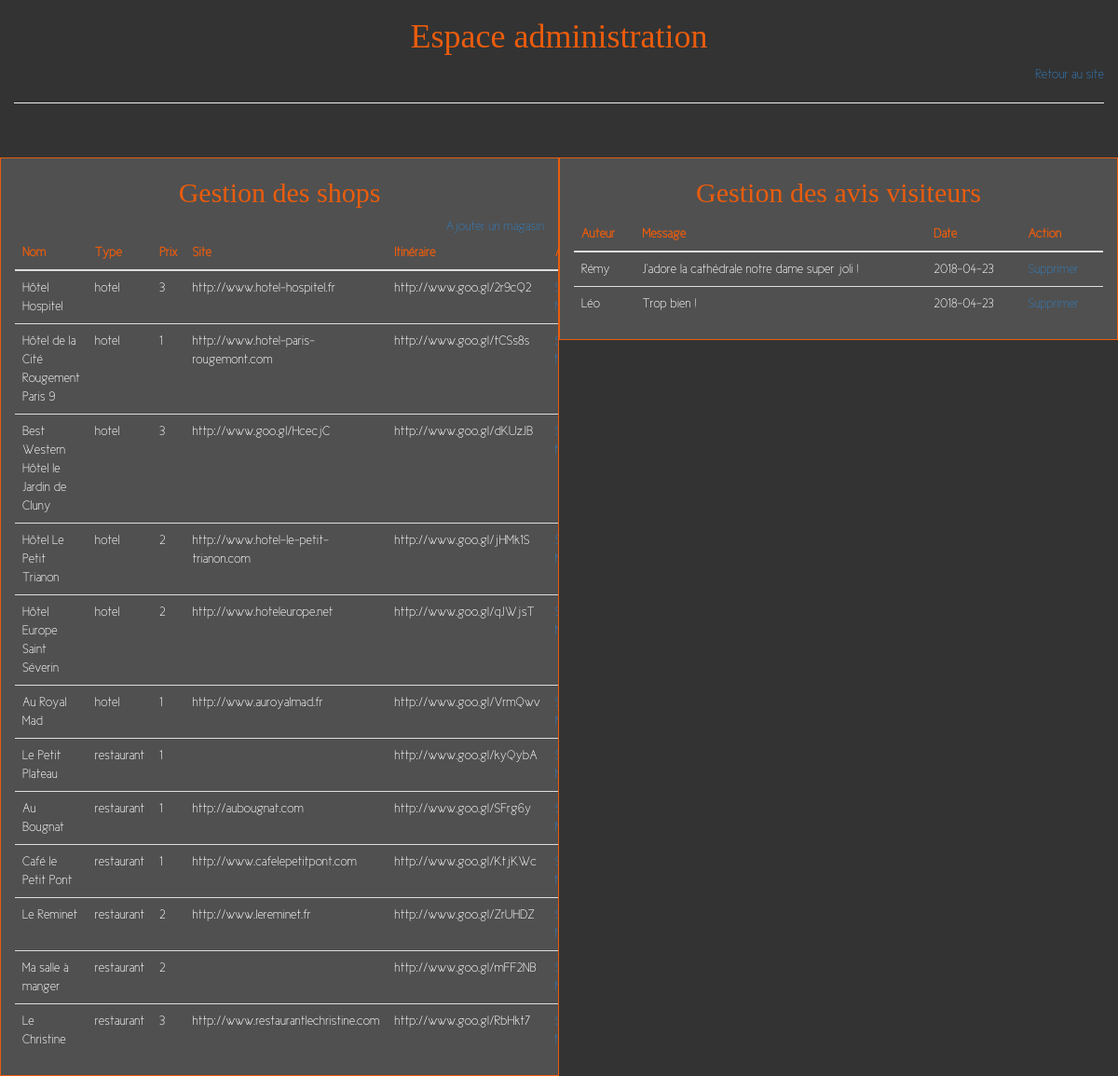
/admin/admin.php, run on the app's committed database.
### tables this page shows
CREATE TABLE `shops` (
  `id` int(11) NOT NULL,
  `name` varchar(40) NOT NULL,
  `type` varchar(20) NOT NULL,
  `price` int(11) NOT NULL,
  `website` varchar(65) DEFAULT NULL,
  `address` varchar(65) NOT NULL
);

CREATE TABLE `review` (
  `id` int(11) NOT NULL,
  `author` varchar(65) NOT NULL,
  `review` text NOT NULL,
  `date` date NOT NULL
);

### admin/admin.php (the view, shortened to what this page needs)
<?php
require 'connexionDb.php';
$sqlReview = 'SELECT * FROM review';
$reqReview = $db->query($sqlReview);
$sqlShops = 'SELECT * FROM shops ORDER BY type ASC';
$reqShops = $db->query($sqlShops);
?>
<!DOCTYPE html>
<html>
<head>
	<link rel="stylesheet" type="text/css" href="../vendor/bootstrap/css/bootstrap.min.css">
	<link rel="stylesheet" type="text/css" href="../public/css/style.css">
</head>
<body>
	<div class="container-fluid">
		<h1 class="text-center">Espace administration</h1>
		<a href="../index.php" class="pull-right">Retour au site</a><br><hr>
		<div class="row" style="margin-top: 5%">
			<div class="col-md-6 cool-box table-responsive">
				<h2 class="text-center">Gestion des shops</h2>
				<a class="pull-right" href="alterShop?action=add">Ajouter un magasin</a>
				<table class="table">
					<thead>
						<tr>
							<th>Nom</th>
							<th>Type</th>
							<th>Prix</th>
							<th>Site</th>
							<th>Itinéraire</th>
							<th>Action</th>
						</tr>
					</thead>
					<tbody style="color: white">
						<?php while ($data = $reqShops->fetch()) { ?>
							<tr>
								<td><?= $data['1'] ?></td>
								<td><?= $data['2'] ?></td>
								<td><?= $data['3'] ?></td>
								<td><?= $data['4'] ?></td>
								<td><?= $data['5'] ?></td>
								<td>
									<a href="alterShop.php?action=delete&target=<?= $data['0'] ?>">Supprimer</a>
									<a href="alterShop.php?action=update&target=<?= $data['0'] ?>">Modifier</a>
								</td>
							</tr>
						<?php } ?>
					</tbody>
				</table>
			</div>
			<div class="col-md-6 cool-box">
				<h2 class="text-center">Gestion des avis visiteurs</h2>
				<table class="table">
					<thead>
						<tr>
							<th>Auteur</th>
							<th>Message</th>
							<th>Date</th>
							<th>Action</th>
						</tr>
					</thead>
					<tbody style="color: white">
						<?php while ($data = $reqReview->fetch()) { ?>
							<tr>
								<td><?= $data['1'] ?></td>
								<td><?= $data['2'] ?></td>
								<td><?= $data['3'] ?></td>
								<td><a href="deleteReview.php?target=<?= $data['0'] ?>">Supprimer</a></td>
							</tr>
						<?php } ?>
					</tbody>
				</table>
			</div>
		</div>
	</div>
</body>
</html>

### public/css/style.css (style rules this page uses)
* { font-family: Cicle_Fina; }
h1, h2, h3, h4, h5, h6 { font-family: Dyno_Regular; }
html { overflow-x: hidden; }
body { height: 100%; }
.cool-box { background-color: #505050; border: 1px solid #EA5C0D; }

### data on the page
shops: name "Hôtel Hospitel", type "hotel", price "3", website "http://www.hotel-hospitel.fr", address "http://www.goo.gl/2r9cQ2"
shops: name "Hôtel de la Cité Rougement Paris 9", type "hotel", price "1", website "http://www.hotel-paris-rougemont.com", address "http://www.goo.gl/tCSs8s"
shops: name "Best Western Hôtel le Jardin de Cluny", type "hotel", price "3", website "http://www.goo.gl/HcecjC", address "http://www.goo.gl/dKUzJB"
shops: name "Hôtel Le Petit Trianon", type "hotel", price "2", website "http://www.hotel-le-petit-trianon.com", address "http://www.goo.gl/jHMk1S"
shops: name "Hôtel Europe Saint Séverin", type "hotel", price "2", website "http://www.hoteleurope.net", address "http://www.goo.gl/qJWjsT"
shops: name "Au Royal Mad", type "hotel", price "1", website "http://www.auroyalmad.fr", address "http://www.goo.gl/VrmQwv"
shops: name "Le Petit Plateau", type "restaurant", price "1", address "http://www.goo.gl/kyQybA"
shops: name "Au Bougnat", type "restaurant", price "1", website "http://aubougnat.com", address "http://www.goo.gl/SFrg6y"
shops: name "Café le Petit Pont", type "restaurant", price "1", website "http://www.cafelepetitpont.com", address "http://www.goo.gl/KtjKWc"
shops: name "Le Reminet", type "restaurant", price "2", website "http://www.lereminet.fr", address "http://www.goo.gl/ZrUHDZ"
shops: name "Ma salle à manger", type "restaurant", price "2", address "http://www.goo.gl/mFF2NB"
shops: name "Le Christine", type "restaurant", price "3", website "http://www.restaurantlechristine.com", address "http://www.goo.gl/RbHkt7"
review: author "Rémy", review "J'adore la cathédrale notre dame super joli !", date "2018-04-23"
review: author "Léo", review "Trop bien !", date "2018-04-23"
